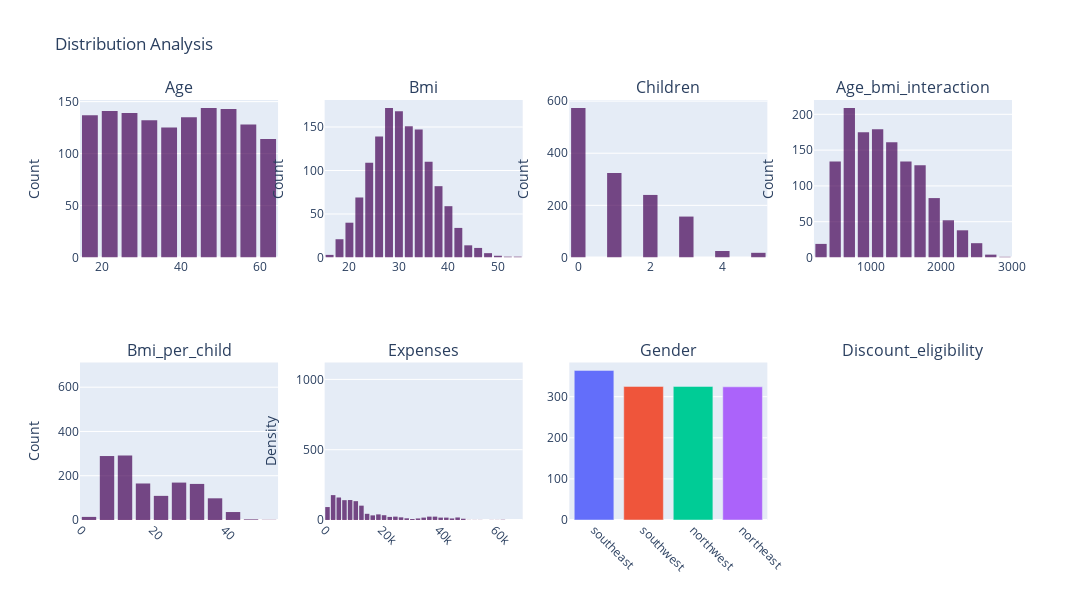
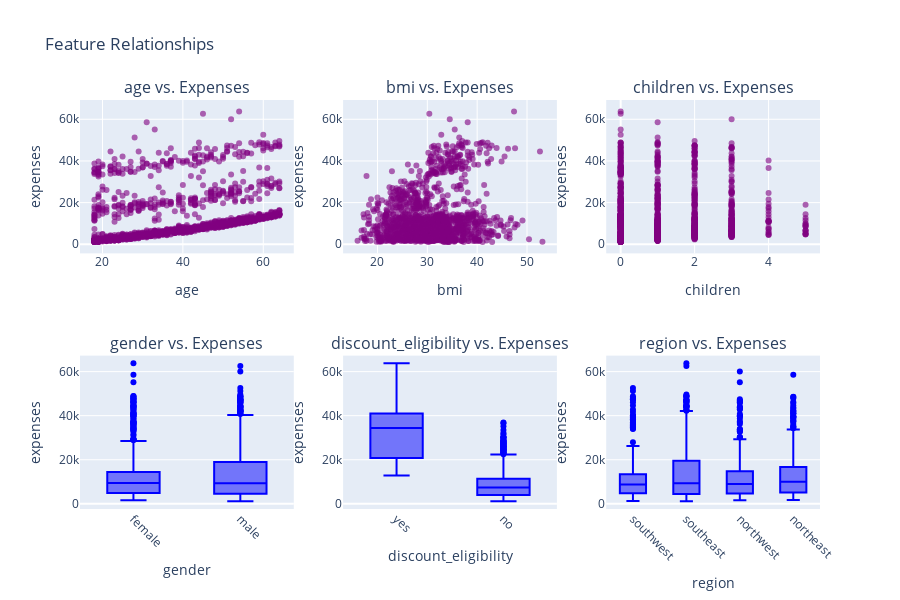

Notebook cell for these charts, in order:
### Code cell
# Define feature sets
numerical_features = ['age', 'bmi', 'children']
categorical_features = ['gender', 'discount_eligibility', 'region']
target_variable = 'expenses'

# Automated Feature Engineering
def engineer_features(data: pd.DataFrame) -> pd.DataFrame:
    data['age_bmi_interaction'] = data['age'] * data['bmi']
    data['bmi_per_child'] = data['bmi'] / (data['children'] + 1)  # Avoid division by zero
    return data

data = engineer_features(data)
numerical_features.extend(['age_bmi_interaction', 'bmi_per_child'])

# Exploratory Data Analysis (EDA)
plt.style.use('seaborn-v0_8')
plt.rcParams.update({
    'figure.dpi': 300,
    'font.family': 'sans-serif',
    'font.size': 10,
    'axes.titlesize': 12,
    'axes.labelsize': 10,
    'legend.fontsize': 8,
    'xtick.labelsize': 8,
    'ytick.labelsize': 8,
    'axes.grid': True,
    'grid.linestyle': '--',
    'grid.alpha': 0.7
})

def plot_interactive_distributions(data: pd.DataFrame, num_features: List[str], cat_features: List[str], target: str) -> None:
    fig = make_subplots(rows=2, cols=4, subplot_titles=[f.capitalize() for f in num_features + [target] + cat_features])
    for i, feature in enumerate(num_features + [target]):
        row, col = (i // 4) + 1, (i % 4) + 1
        if feature in data.columns:  # Ensure feature exists
            fig.add_trace(go.Histogram(x=data[feature], nbinsx=50 if feature == target else 20, name=feature,
                                       marker=dict(color='#440154'), opacity=0.7), row=row, col=col)
            if feature == target:
                fig.update_xaxes(range=[0, 70000], row=row, col=col)
            fig.update_yaxes(title_text='Density' if feature == target else 'Count', row=row, col=col)
    for i, feature in enumerate(cat_features):
        row, col = (i // 4) + 2, (i % 4) + 1
        if feature in data.columns:  # Ensure feature exists
            counts = data[feature].value_counts()
            colors = px.colors.qualitative.Plotly[:len(counts)]
            fig.add_trace(go.Bar(x=counts.index, y=counts.values, name=feature, marker_color=colors), row=row, col=col)
            fig.update_xaxes(tickangle=45, row=row, col=col)
            print(f"Unique values in {feature}: {data[feature].unique()}")
    fig.update_layout(height=600, width=1200, title_text="Distribution Analysis", showlegend=False)
    try:
        fig.write_image("eda_distributions.png", scale=2)
    except ValueError as e:
        logger.warning(f"Image export failed: {str(e)}. Install 'kaleido' with 'pip install -U kaleido' to enable.")
    fig.show()

plot_interactive_distributions(data, numerical_features, categorical_features, target_variable)

def plot_correlations(data: pd.DataFrame, features: List[str]) -> None:
    plt.figure(figsize=(10, 8))
    sns.heatmap(data[features].corr(), annot=True, cmap='RdBu_r', center=0, fmt='.2f',
                square=True, linewidths=0.5, cbar_kws={'shrink': .5}, annot_kws={'size': 8})
    plt.title('Correlation Matrix', pad=20, size=14)
    plt.savefig('correlation_matrix.png', bbox_inches='tight', dpi=300)
    plt.show()

plot_correlations(data, numerical_features + [target_variable])

def plot_relationships(data: pd.DataFrame, num_features: List[str], cat_features: List[str], target: str) -> None:
    fig = make_subplots(rows=2, cols=3, subplot_titles=[f"{f} vs. {target.capitalize()}" for f in num_features[:3] + cat_features[:3]])
    # Numerical features vs. target (first row)
    for i, feature in enumerate(num_features[:3]):  # Limit to 3 for 2x3 grid
        row, col = 1, i + 1
        if feature in data.columns and target in data.columns:  # Ensure features exist
            fig.add_trace(go.Scatter(x=data[feature], y=data[target], mode='markers', marker=dict(color='purple', opacity=0.6)), row=row, col=col)
            fig.update_xaxes(title_text=feature, row=row, col=col)
            fig.update_yaxes(title_text=target, row=row, col=col)
    # Categorical features vs. target (second row)
    for i, feature in enumerate(cat_features[:3]):  # Limit to 3 for 2x3 grid
        row, col = 2, i + 1
        if feature in data.columns and target in data.columns:  # Ensure features exist
            fig.add_trace(go.Box(x=data[feature], y=data[target], marker_color='blue'), row=row, col=col)
            fig.update_xaxes(tickangle=45, title_text=feature, row=row, col=col)
            fig.update_yaxes(title_text=target, row=row, col=col)
    fig.update_layout(height=600, width=900, title_text="Feature Relationships", showlegend=False)
    try:
        fig.write_image("feature_relationships.png", scale=2)
    except ValueError as e:
        logger.warning(f"Image export failed: {str(e)}. Install 'kaleido' with 'pip install -U kaleido' to enable.")
    fig.show()

plot_relationships(data, numerical_features, categorical_features, target_variable)

### Figure 1 — Plotly figure (JSON) as saved in the notebook; plotly's stock layout.template omitted (floating-point values rounded to 4 significant figures; data arrays with more than 128 entries replaced by an {"elided": "..."} marker saying what was removed)
{"data": [{"marker": {"color": "#440154"}, "name": "age", "nbinsx": 20, "opacity": 0.7, "type": "histogram", "x": {"elided": "1338 int values"}, "xaxis": "x", "yaxis": "y"}, {"marker": {"color": "#440154"}, "name": "bmi", "nbinsx": 20, "opacity": 0.7, "type": "histogram", "x": {"elided": "1338 float values"}, "xaxis": "x2", "yaxis": "y2"}, {"marker": {"color": "#440154"}, "name": "children", "nbinsx": 20, "opacity": 0.7, "type": "histogram", "x": {"elided": "1338 int values"}, "xaxis": "x3", "yaxis": "y3"}, {"marker": {"color": "#440154"}, "name": "age_bmi_interaction", "nbinsx": 20, "opacity": 0.7, "type": "histogram", "x": {"elided": "1338 float values"}, "xaxis": "x4", "yaxis": "y4"}, {"marker": {"color": "#440154"}, "name": "bmi_per_child", "nbinsx": 20, "opacity": 0.7, "type": "histogram", "x": {"elided": "1338 float values"}, "xaxis": "x5", "yaxis": "y5"}, {"marker": {"color": "#440154"}, "name": "expenses", "nbinsx": 50, "opacity": 0.7, "type": "histogram", "x": {"elided": "1338 float values"}, "xaxis": "x6", "yaxis": "y6"}, {"marker": {"color": ["#636EFA", "#EF553B"]}, "name": "gender", "type": "bar", "x": ["male", "female"], "xaxis": "x5", "y": [676, 662], "yaxis": "y5"}, {"marker": {"color": ["#636EFA", "#EF553B"]}, "name": "discount_eligibility", "type": "bar", "x": ["no", "yes"], "xaxis": "x6", "y": [1064, 274], "yaxis": "y6"}, {"marker": {"color": ["#636EFA", "#EF553B", "#00CC96", "#AB63FA"]}, "name": "region", "type": "bar", "x": ["southeast", "southwest", "northwest", "northeast"], "xaxis": "x7", "y": [364, 325, 325, 324], "yaxis": "y7"}], "layout": {"annotations": [{"font": {"size": 16}, "showarrow": false, "text": "Age", "x": 0.1062, "xanchor": "center", "xref": "paper", "y": 1, "yanchor": "bottom", "yref": "paper"}, {"font": {"size": 16}, "showarrow": false, "text": "Bmi", "x": 0.3688, "xanchor": "center", "xref": "paper", "y": 1, "yanchor": "bottom", "yref": "paper"}, {"font": {"size": 16}, "showarrow": false, "text": "Children", "x": 0.6313, "xanchor": "center", "xref": "paper", "y": 1, "yanchor": "bottom", "yref": "paper"}, {"font": {"size": 16}, "showarrow": false, "text": "Age_bmi_interaction", "x": 0.8938, "xanchor": "center", "xref": "paper", "y": 1, "yanchor": "bottom", "yref": "paper"}, {"font": {"size": 16}, "showarrow": false, "text": "Bmi_per_child", "x": 0.1062, "xanchor": "center", "xref": "paper", "y": 0.375, "yanchor": "bottom", "yref": "paper"}, {"font": {"size": 16}, "showarrow": false, "text": "Expenses", "x": 0.3688, "xanchor": "center", "xref": "paper", "y": 0.375, "yanchor": "bottom", "yref": "paper"}, {"font": {"size": 16}, "showarrow": false, "text": "Gender", "x": 0.6313, "xanchor": "center", "xref": "paper", "y": 0.375, "yanchor": "bottom", "yref": "paper"}, {"font": {"size": 16}, "showarrow": false, "text": "Discount_eligibility", "x": 0.8938, "xanchor": "center", "xref": "paper", "y": 0.375, "yanchor": "bottom", "yref": "paper"}], "height": 600, "showlegend": false, "title": {"text": "Distribution Analysis"}, "width": 1200, "xaxis": {"anchor": "y", "domain": [0, 0.2125]}, "xaxis2": {"anchor": "y2", "domain": [0.2625, 0.475]}, "xaxis3": {"anchor": "y3", "domain": [0.525, 0.7375]}, "xaxis4": {"anchor": "y4", "domain": [0.7875, 1]}, "xaxis5": {"anchor": "y5", "domain": [0, 0.2125], "tickangle": 45}, "xaxis6": {"anchor": "y6", "domain": [0.2625, 0.475], "range": [0, 70000], "tickangle": 45}, "xaxis7": {"anchor": "y7", "domain": [0.525, 0.7375], "tickangle": 45}, "xaxis8": {"anchor": "y8", "domain": [0.7875, 1]}, "yaxis": {"anchor": "x", "domain": [0.625, 1], "title": {"text": "Count"}}, "yaxis2": {"anchor": "x2", "domain": [0.625, 1], "title": {"text": "Count"}}, "yaxis3": {"anchor": "x3", "domain": [0.625, 1], "title": {"text": "Count"}}, "yaxis4": {"anchor": "x4", "domain": [0.625, 1], "title": {"text": "Count"}}, "yaxis5": {"anchor": "x5", "domain": [0, 0.375], "title": {"text": "Count"}}, "yaxis6": {"anchor": "x6", "domain": [0, 0.375], "title": {"text": "Density"}}, "yaxis7": {"anchor": "x7", "domain": [0, 0.375]}, "yaxis8": {"anchor": "x8", "domain": [0, 0.375]}}}

### Figure 2 — Plotly figure (JSON) as saved in the notebook; plotly's stock layout.template omitted (floating-point values rounded to 4 significant figures; data arrays with more than 128 entries replaced by an {"elided": "..."} marker saying what was removed)
{"data": [{"marker": {"color": "purple", "opacity": 0.6}, "mode": "markers", "type": "scatter", "x": {"elided": "1338 int values"}, "xaxis": "x", "y": {"elided": "1338 float values"}, "yaxis": "y"}, {"marker": {"color": "purple", "opacity": 0.6}, "mode": "markers", "type": "scatter", "x": {"elided": "1338 float values"}, "xaxis": "x2", "y": {"elided": "1338 float values"}, "yaxis": "y2"}, {"marker": {"color": "purple", "opacity": 0.6}, "mode": "markers", "type": "scatter", "x": {"elided": "1338 int values"}, "xaxis": "x3", "y": {"elided": "1338 float values"}, "yaxis": "y3"}, {"marker": {"color": "blue"}, "type": "box", "x": {"elided": "1338 str values"}, "xaxis": "x4", "y": {"elided": "1338 float values"}, "yaxis": "y4"}, {"marker": {"color": "blue"}, "type": "box", "x": {"elided": "1338 str values"}, "xaxis": "x5", "y": {"elided": "1338 float values"}, "yaxis": "y5"}, {"marker": {"color": "blue"}, "type": "box", "x": {"elided": "1338 str values"}, "xaxis": "x6", "y": {"elided": "1338 float values"}, "yaxis": "y6"}], "layout": {"annotations": [{"font": {"size": 16}, "showarrow": false, "text": "age vs. Expenses", "x": 0.1444, "xanchor": "center", "xref": "paper", "y": 1, "yanchor": "bottom", "yref": "paper"}, {"font": {"size": 16}, "showarrow": false, "text": "bmi vs. Expenses", "x": 0.5, "xanchor": "center", "xref": "paper", "y": 1, "yanchor": "bottom", "yref": "paper"}, {"font": {"size": 16}, "showarrow": false, "text": "children vs. Expenses", "x": 0.8556, "xanchor": "center", "xref": "paper", "y": 1, "yanchor": "bottom", "yref": "paper"}, {"font": {"size": 16}, "showarrow": false, "text": "gender vs. Expenses", "x": 0.1444, "xanchor": "center", "xref": "paper", "y": 0.375, "yanchor": "bottom", "yref": "paper"}, {"font": {"size": 16}, "showarrow": false, "text": "discount_eligibility vs. Expenses", "x": 0.5, "xanchor": "center", "xref": "paper", "y": 0.375, "yanchor": "bottom", "yref": "paper"}, {"font": {"size": 16}, "showarrow": false, "text": "region vs. Expenses", "x": 0.8556, "xanchor": "center", "xref": "paper", "y": 0.375, "yanchor": "bottom", "yref": "paper"}], "height": 600, "showlegend": false, "title": {"text": "Feature Relationships"}, "width": 900, "xaxis": {"anchor": "y", "domain": [0, 0.2889], "title": {"text": "age"}}, "xaxis2": {"anchor": "y2", "domain": [0.3556, 0.6444], "title": {"text": "bmi"}}, "xaxis3": {"anchor": "y3", "domain": [0.7111, 1], "title": {"text": "children"}}, "xaxis4": {"anchor": "y4", "domain": [0, 0.2889], "tickangle": 45, "title": {"text": "gender"}}, "xaxis5": {"anchor": "y5", "domain": [0.3556, 0.6444], "tickangle": 45, "title": {"text": "discount_eligibility"}}, "xaxis6": {"anchor": "y6", "domain": [0.7111, 1], "tickangle": 45, "title": {"text": "region"}}, "yaxis": {"anchor": "x", "domain": [0.625, 1], "title": {"text": "expenses"}}, "yaxis2": {"anchor": "x2", "domain": [0.625, 1], "title": {"text": "expenses"}}, "yaxis3": {"anchor": "x3", "domain": [0.625, 1], "title": {"text": "expenses"}}, "yaxis4": {"anchor": "x4", "domain": [0, 0.375], "title": {"text": "expenses"}}, "yaxis5": {"anchor": "x5", "domain": [0, 0.375], "title": {"text": "expenses"}}, "yaxis6": {"anchor": "x6", "domain": [0, 0.375], "title": {"text": "expenses"}}}}
